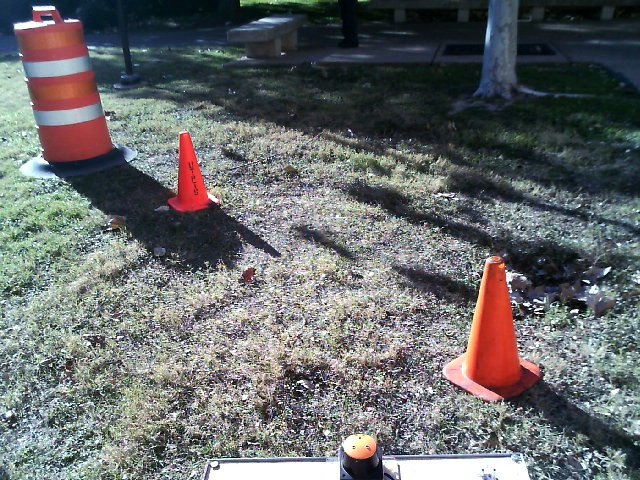
#> input picture images/cones_plus_barrel.jpg, 640 x 480 px, found by its file name
$ python threshold_finder.py   (Python 2 division)   (older library calls are emulated)
#> lines starting #> are read from the running program, lines starting #| are printed output that depends on the picture; after the words box and inside, x2 and y2 are one past the last pixel; in counts of white or black regions, pixels touching at a corner belong together
#> further down, img is the input picture: shape (480, 640, 3); mean B, G, R 107.2, 106.2, 103.8
import cv, cv2
import sys

from mpl_toolkits.mplot3d import Axes3D
import matplotlib.pyplot as plt
import matplotlib
from matplotlib.patches import Rectangle

import numpy as np
import random

NUM_PIXELS = 10000
Kb = .0722
Kr = .2126

CONE_THREASHOLD_BOUNDS = (0.71484374999999978, 0.99609375000000011, 0.15625, 0.3515625, 0.085937499999999958, 0.29687500000000011)

#(0.578, 1, 0.0664, 0.6, 0.082, .7)#0.41796874999999994)

BARREL_THREASHOLD_BOUNDS = (0.66796875, 0.99609375000000022, 0.10156250000000006, 0.62109375, 0.27343749999999994, 0.71484374999999989)

TWEAKED_BOUNDS = (0.578, 1, 0.0664, 0.6, 0.082, .4)


class Selector(object):
    # [10 lines left out: function __init__, not called in this run]

    def on_press(self, event):
        self.x0 = event.xdata
        self.y0 = event.ydata

    # [15 lines left out: function on_release, not called in this run]

        #ColorBounds(Cr_min=x_min, Cr_max=x_max, Yp_min=y_min, Yp_max=y_max)


class ColorBounds(object):
    # [9 lines left out: function __init__, not called in this run]

    def saturate(self, val):
        return max(16, min(235, int(val)))

    # [4 lines left out: function isWithin, not called in this run]

class PixelBounds(object):
    # [123 lines left out: functions __init__, adjustBoundsWithYCbCr, toRGB, getBounds, plotIn2d, plotIn3d and 1 more, not called in this run]

def runBoundedThreshold(img, bounds):
#> called with bounds = (0.578, 1, 0.0664, 0.6, 0.082, 0.4)
    split_channels = cv2.split(img)
    blue_img = cv2.split(img)[0]
    green_img = cv2.split(img)[1]
    red_img = cv2.split(img)[2]

    flag, redUpperBinImg = cv2.threshold(red_img, bounds[0]*255, 1, cv2.THRESH_BINARY)
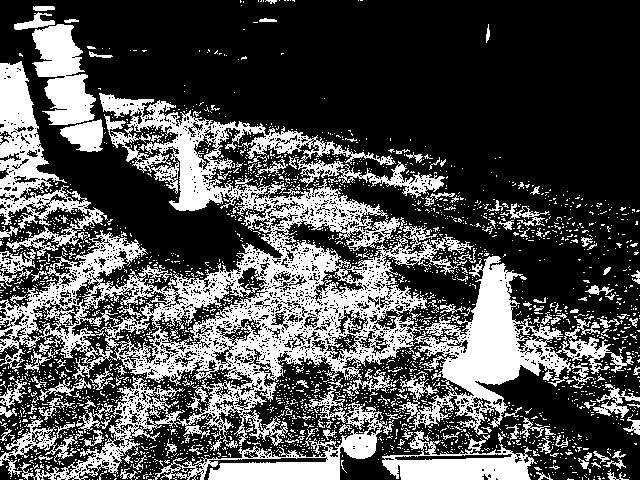
#> redUpperBinImg: shape (480, 640); values 0 (black) and 1 (white), 31.7% white; 2667 white regions (2518 under 20 px), largest, box (x1, y1, x2, y2) and area: (0, 93, 634, 480) 59454, (0, 61, 108, 256) 6451, (154, 385, 394, 480) 5239
#> flag = 147
    flag, redLowerBinImg = cv2.threshold(red_img, bounds[1]*255, 1, cv2.THRESH_BINARY_INV)
#> redLowerBinImg: shape (480, 640); every value is 1
    flag, greenUpperBinImg = cv2.threshold(green_img, bounds[2]*255, 1, cv2.THRESH_BINARY)
#> greenUpperBinImg: shape (480, 640); values 0 (black) and 1 (white), 97.6% white; 1353 black regions (1331 under 20 px), largest, box (x1, y1, x2, y2) and area: (292, 0, 395, 48) 1321, (403, 8, 458, 31) 862, (544, 5, 602, 21) 653
#> flag = 16
    flag, greenLowerBinImg = cv2.threshold(green_img, bounds[3]*255, 1, cv2.THRESH_BINARY_INV)
#> greenLowerBinImg: shape (480, 640); values 0 (black) and 1 (white), 70.7% white; 2628 black regions (2477 under 20 px), largest, box (x1, y1, x2, y2) and area: (0, 61, 522, 480) 48874, (99, 93, 396, 189) 6580, (154, 389, 387, 480) 4905
#> flag = 153
    flag, blueUpperBinImg = cv2.threshold(blue_img, bounds[4]*255, 1, cv2.THRESH_BINARY)
#> blueUpperBinImg: shape (480, 640); values 0 (black) and 1 (white), 95.7% white; 1634 black regions (1593 under 20 px), largest, box (x1, y1, x2, y2) and area: (232, 0, 396, 48) 2363, (397, 8, 487, 32) 1461, (518, 66, 618, 95) 1209
#> flag = 20
    flag, blueLowerBinImg = cv2.threshold(blue_img, bounds[5]*255, 1, cv2.THRESH_BINARY_INV)
#> blueLowerBinImg: shape (480, 640); values 0 (black) and 1 (white), 53.1% white; 695 black regions (648 under 20 px), largest, box (x1, y1, x2, y2) and area: (0, 34, 593, 480) 120552, (513, 281, 640, 436) 9586, (441, 198, 633, 265) 3790
#> flag = 102

    mergedImg = cv2.multiply(blueUpperBinImg,\
                 cv2.multiply(blueLowerBinImg,\
                  cv2.multiply(greenUpperBinImg,\
                   cv2.multiply(greenLowerBinImg,\
                    cv2.multiply(redUpperBinImg, redLowerBinImg)))), scale=255)
#> mergedImg: shape (480, 640); 3% white; 30 white regions (23 under 20 px), largest, box (x1, y1, x2, y2) and area: (469, 264, 521, 385) 4091, (169, 133, 210, 211) 1572, (44, 74, 96, 109) 1255

    return mergedImg


img = cv2.imread("cones_plus_barrel.jpg", cv2.CV_LOAD_IMAGE_COLOR)
"""
bounds = convertToChannelsAndPlotAndComputeBounds(img).getBounds()
print bounds

cv2.namedWindow('Filtered')
cv2.imshow('Filtered', runBoundedThreshold(img, bounds))
"""
cv2.namedWindow('Normal Image')
cv2.imshow('Normal Image', img)

cv2.namedWindow('Filtered')
cv2.imshow('Filtered', runBoundedThreshold(img, TWEAKED_BOUNDS))

cv2.namedWindow('Cones')
cv2.imshow('Cones', runBoundedThreshold(img, CONE_THREASHOLD_BOUNDS))
#> call 2 of runBoundedThreshold, with bounds = (0.715, 0.996, 0.156, 0.352, 0.0859, 0.297)
#> in runBoundedThreshold (call 2), `flag, redUpperBinImg = cv2.threshold(red_img, bounds[0]*255, 1, cv2.TH..`: redUpperBinImg: shape (480, 640); values 0 (black) and 1 (white), 17% white; 5884 white regions (5620 under 20 px), largest, box (x1, y1, x2, y2) and area: (136, 242, 392, 381) 6386, (422, 256, 556, 402) 5397, (382, 453, 530, 480) 2795
#> in runBoundedThreshold (call 2), `flag, redUpperBinImg = cv2.threshold(red_img, bounds[0]*255, 1, cv2.TH..`: flag = 182
#> in runBoundedThreshold (call 2), `flag, redLowerBinImg = cv2.threshold(red_img, bounds[1]*255, 1, cv2.TH..`: redLowerBinImg: shape (480, 640); values 0 (black) and 1 (white), 98.2% white; 1093 black regions (1081 under 20 px), largest, box (x1, y1, x2, y2) and area: (216, 462, 337, 480) 1730, (403, 460, 472, 480) 1004, (443, 333, 487, 390) 353
#> in runBoundedThreshold (call 2), `flag, redLowerBinImg = cv2.threshold(red_img, bounds[1]*255, 1, cv2.TH..`: flag = 254
#> in runBoundedThreshold (call 2), `flag, greenUpperBinImg = cv2.threshold(green_img, bounds[2]*255, 1, cv..`: greenUpperBinImg: shape (480, 640); values 0 (black) and 1 (white), 78.1% white; 3695 black regions (3624 under 20 px), largest, box (x1, y1, x2, y2) and area: (50, 0, 640, 195) 42380, (73, 159, 239, 269) 5455, (474, 333, 583, 418) 2037
#> in runBoundedThreshold (call 2), `flag, greenUpperBinImg = cv2.threshold(green_img, bounds[2]*255, 1, cv..`: flag = 39
#> in runBoundedThreshold (call 2), `flag, greenLowerBinImg = cv2.threshold(green_img, bounds[3]*255, 1, cv..`: greenLowerBinImg: shape (480, 640); values 0 (black) and 1 (white), 49.6% white; 4699 white regions (4503 under 20 px), largest, box (x1, y1, x2, y2) and area: (0, 0, 640, 249) 86197, (339, 178, 640, 480) 19958, (38, 111, 281, 286) 15916
#> in runBoundedThreshold (call 2), `flag, greenLowerBinImg = cv2.threshold(green_img, bounds[3]*255, 1, cv..`: flag = 89
#> in runBoundedThreshold (call 2), `flag, blueUpperBinImg = cv2.threshold(blue_img, bounds[4]*255, 1, cv2...`: blueUpperBinImg: shape (480, 640); values 0 (black) and 1 (white), 95.1% white; 1730 black regions (1689 under 20 px), largest, box (x1, y1, x2, y2) and area: (226, 0, 396, 48) 2484, (397, 7, 487, 32) 1538, (518, 66, 640, 99) 1521
#> in runBoundedThreshold (call 2), `flag, blueUpperBinImg = cv2.threshold(blue_img, bounds[4]*255, 1, cv2...`: flag = 21
#> in runBoundedThreshold (call 2), `flag, blueLowerBinImg = cv2.threshold(blue_img, bounds[5]*255, 1, cv2...`:
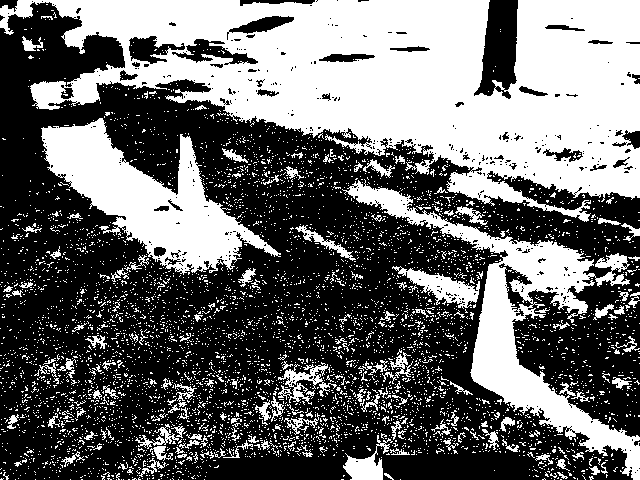
#> blueLowerBinImg: shape (480, 640); values 0 (black) and 1 (white), 42% white; 5185 white regions (5024 under 20 px), largest, box (x1, y1, x2, y2) and area: (0, 0, 640, 222) 73888, (342, 179, 640, 480) 15983, (41, 118, 281, 275) 14500
#> in runBoundedThreshold (call 2), `flag, blueLowerBinImg = cv2.threshold(blue_img, bounds[5]*255, 1, cv2...`: flag = 75
#> in runBoundedThreshold (call 2), `mergedImg = cv2.multiply(blueUpperBinImg,\ cv2.multiply(blueLowerBinIm..`: mergedImg: shape (480, 640); 1.2% white; 22 white regions (20 under 20 px), largest, box (x1, y1, x2, y2) and area: (471, 266, 519, 379) 2740, (179, 136, 208, 210) 919

cv2.namedWindow('Barrels')
cv2.imshow('Barrels', runBoundedThreshold(img, BARREL_THREASHOLD_BOUNDS))
#> call 3 of runBoundedThreshold, with bounds = (0.668, 0.996, 0.102, 0.621, 0.273, 0.715)
#> in runBoundedThreshold (call 3), `flag, redUpperBinImg = cv2.threshold(red_img, bounds[0]*255, 1, cv2.TH..`:
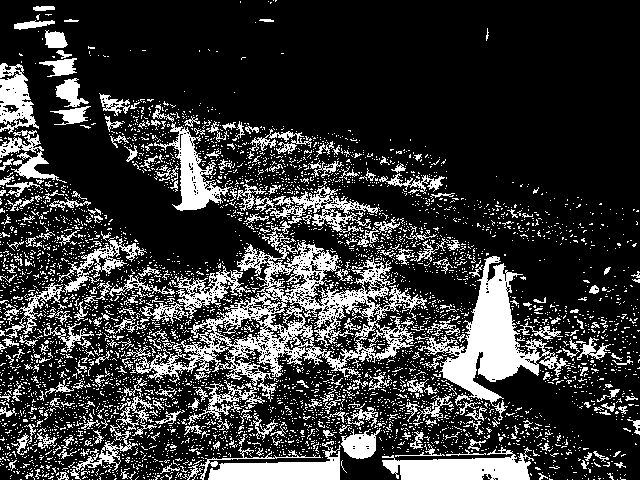
#> redUpperBinImg: shape (480, 640); values 0 (black) and 1 (white), 21.9% white; 4827 white regions (4544 under 20 px), largest, box (x1, y1, x2, y2) and area: (134, 225, 427, 402) 11680, (415, 256, 570, 421) 6682, (382, 447, 534, 480) 2982
#> in runBoundedThreshold (call 3), `flag, redUpperBinImg = cv2.threshold(red_img, bounds[0]*255, 1, cv2.TH..`: flag = 170
#> in runBoundedThreshold (call 3), `flag, redLowerBinImg = cv2.threshold(red_img, bounds[1]*255, 1, cv2.TH..`: flag = 254
#> in runBoundedThreshold (call 3), `flag, greenUpperBinImg = cv2.threshold(green_img, bounds[2]*255, 1, cv..`:
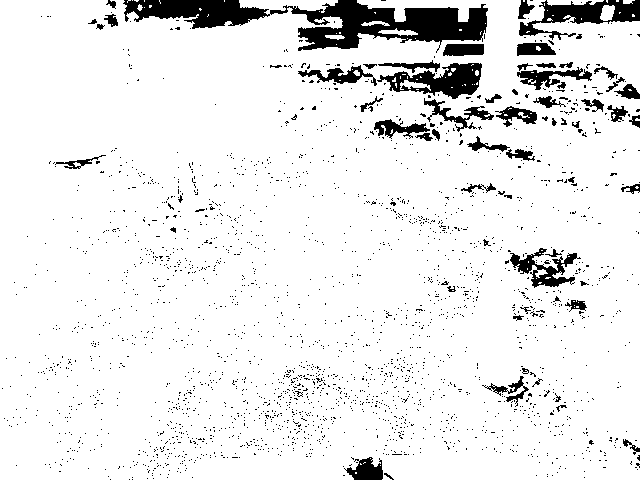
#> greenUpperBinImg: shape (480, 640); values 0 (black) and 1 (white), 91.7% white; 2427 black regions (2365 under 20 px), largest, box (x1, y1, x2, y2) and area: (123, 0, 488, 53) 8249, (519, 0, 640, 40) 1938, (377, 63, 482, 99) 1843
#> in runBoundedThreshold (call 3), `flag, greenUpperBinImg = cv2.threshold(green_img, bounds[2]*255, 1, cv..`: flag = 25
#> in runBoundedThreshold (call 3), `flag, greenLowerBinImg = cv2.threshold(green_img, bounds[3]*255, 1, cv..`: greenLowerBinImg: shape (480, 640); values 0 (black) and 1 (white), 72.5% white; 3026 black regions (2842 under 20 px), largest, box (x1, y1, x2, y2) and area: (0, 61, 427, 425) 36430, (154, 402, 387, 480) 4257, (99, 93, 266, 189) 4180
#> in runBoundedThreshold (call 3), `flag, greenLowerBinImg = cv2.threshold(green_img, bounds[3]*255, 1, cv..`: flag = 158
#> in runBoundedThreshold (call 3), `flag, blueUpperBinImg = cv2.threshold(blue_img, bounds[4]*255, 1, cv2...`:
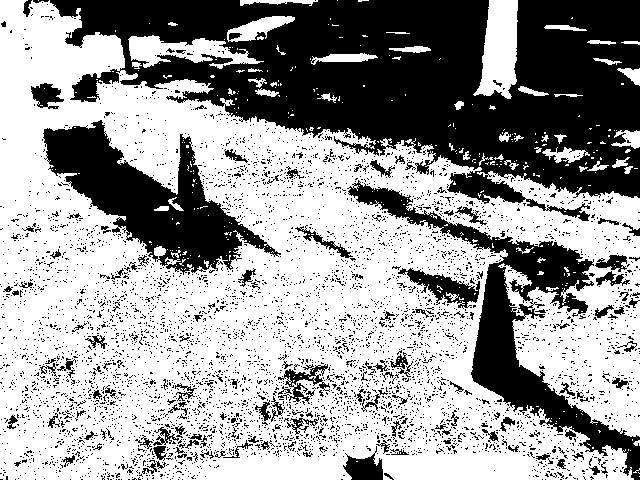
#> blueUpperBinImg: shape (480, 640); values 0 (black) and 1 (white), 61.1% white; 5095 black regions (4945 under 20 px), largest, box (x1, y1, x2, y2) and area: (50, 0, 640, 221) 68791, (347, 180, 640, 480) 14413, (43, 120, 281, 275) 13785
#> in runBoundedThreshold (call 3), `flag, blueUpperBinImg = cv2.threshold(blue_img, bounds[4]*255, 1, cv2...`: flag = 69
#> in runBoundedThreshold (call 3), `flag, blueLowerBinImg = cv2.threshold(blue_img, bounds[5]*255, 1, cv2...`:
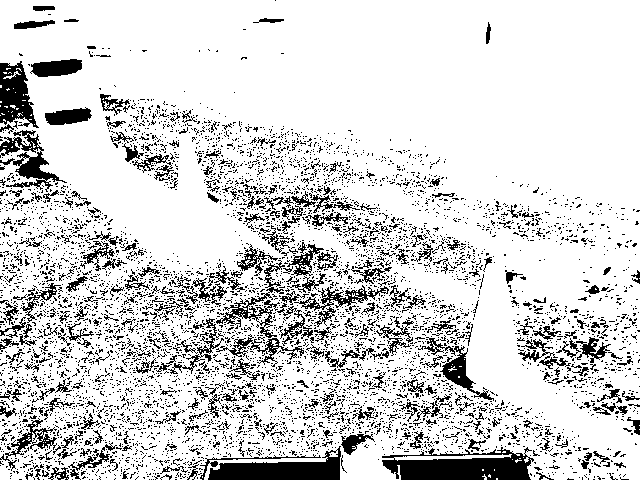
#> blueLowerBinImg: shape (480, 640); values 0 (black) and 1 (white), 83.5% white; 6010 black regions (5683 under 20 px), largest, box (x1, y1, x2, y2) and area: (382, 447, 534, 480) 3252, (208, 446, 341, 480) 2356, (0, 61, 39, 128) 1518
#> in runBoundedThreshold (call 3), `flag, blueLowerBinImg = cv2.threshold(blue_img, bounds[5]*255, 1, cv2...`: flag = 182
#> in runBoundedThreshold (call 3), `mergedImg = cv2.multiply(blueUpperBinImg,\ cv2.multiply(blueLowerBinIm..`:
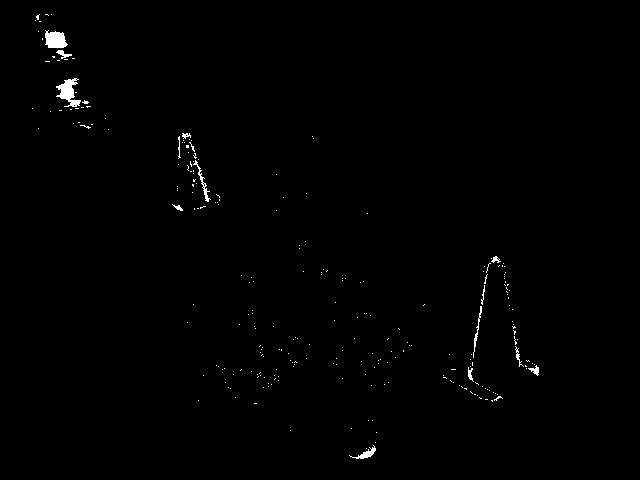
#> mergedImg: shape (480, 640); 0.61% white; 255 white regions (241 under 20 px), largest, box (x1, y1, x2, y2) and area: (56, 78, 81, 107) 355, (45, 30, 68, 48) 309, (193, 160, 211, 202) 122

cv2.waitKey(0)
cv2.destroyAllWindows()

$ run again, with images/TESTIMAGE.jpg copied over images/cones_plus_barrel.jpg
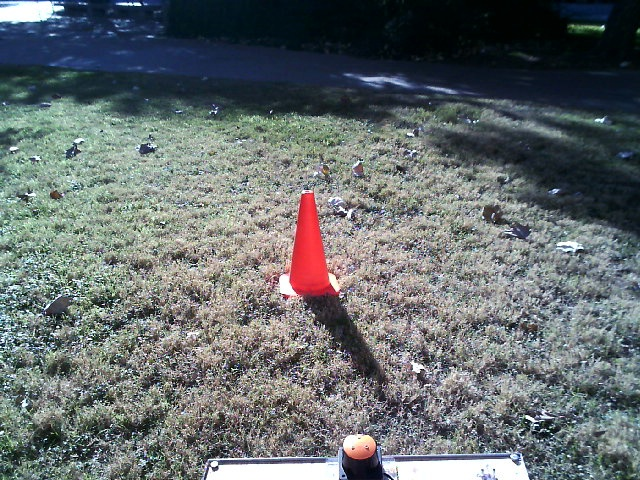
#> input picture images/TESTIMAGE.jpg, 640 x 480 px, found by its file name
#> img is the input picture: shape (480, 640, 3); mean B, G, R 109.5, 108.2, 101.9
#> in runBoundedThreshold, `flag, redUpperBinImg = cv2.threshold(red_img, bounds[0]*255, 1, cv2.TH..`:
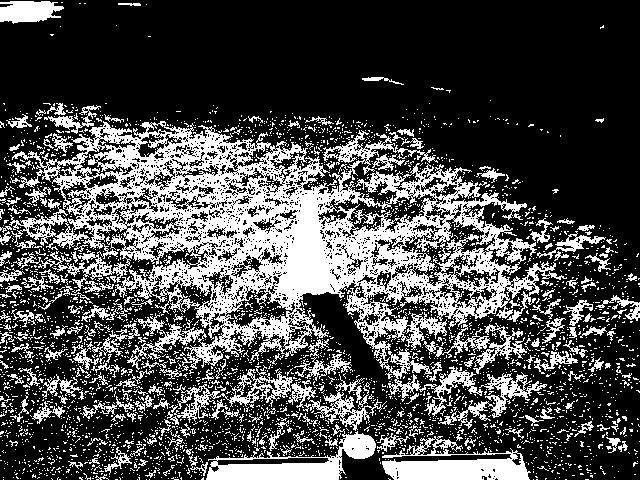
#> redUpperBinImg: shape (480, 640); values 0 (black) and 1 (white), 29.3% white; 3697 white regions (3485 under 20 px), largest, box (x1, y1, x2, y2) and area: (9, 121, 567, 417) 52304, (382, 436, 531, 480) 3388, (206, 424, 376, 480) 3299
#> in runBoundedThreshold, `flag, redUpperBinImg = cv2.threshold(red_img, bounds[0]*255, 1, cv2.TH..`: flag = 147
#> redLowerBinImg: shape (480, 640); every value is 1
#> greenUpperBinImg: shape (480, 640); values 0 (black) and 1 (white), 92.6% white; 992 black regions (986 under 20 px), largest, box (x1, y1, x2, y2) and area: (248, 0, 640, 72) 21003, (345, 462, 382, 480) 370, (627, 195, 640, 204) 50, (238, 17, 243, 32) 41, (328, 46, 338, 53) 36, (570, 78, 582, 83) 29
#> in runBoundedThreshold, `flag, greenUpperBinImg = cv2.threshold(green_img, bounds[2]*255, 1, cv..`: flag = 16
#> greenLowerBinImg: shape (480, 640); values 0 (black) and 1 (white), 70.3% white; 3575 black regions (3373 under 20 px), largest, box (x1, y1, x2, y2) and area: (0, 98, 567, 348) 49338, (382, 434, 531, 480) 3421, (206, 431, 376, 480) 3046
#> in runBoundedThreshold, `flag, greenLowerBinImg = cv2.threshold(green_img, bounds[3]*255, 1, cv..`: flag = 153
#> blueUpperBinImg: shape (480, 640); values 0 (black) and 1 (white), 93.2% white; 1325 black regions (1318 under 20 px), largest, box (x1, y1, x2, y2) and area: (286, 0, 640, 71) 18680, (49, 434, 60, 444) 52, (256, 22, 270, 29) 44
#> in runBoundedThreshold, `flag, blueUpperBinImg = cv2.threshold(blue_img, bounds[4]*255, 1, cv2...`: flag = 20
#> blueLowerBinImg: shape (480, 640); values 0 (black) and 1 (white), 47.6% white; 4925 white regions (4632 under 20 px), largest, box (x1, y1, x2, y2) and area: (0, 0, 640, 265) 84493, (266, 193, 529, 453) 9418, (175, 390, 346, 466) 3585
#> in runBoundedThreshold, `flag, blueLowerBinImg = cv2.threshold(blue_img, bounds[5]*255, 1, cv2...`: flag = 102
#> mergedImg: shape (480, 640); 0.96% white; 11 white regions (9 under 20 px), largest, box (x1, y1, x2, y2) and area: (290, 193, 339, 296) 2795, (349, 448, 374, 459) 120
#> redUpperBinImg: shape (480, 640); values 0 (black) and 1 (white), 13.2% white; 6797 white regions (6621 under 20 px), largest, box (x1, y1, x2, y2) and area: (194, 186, 366, 307) 6694, (382, 454, 529, 480) 2640, (206, 450, 340, 480) 2082
#> redLowerBinImg: shape (480, 640); values 0 (black) and 1 (white), 98.8% white; 512 black regions (501 under 20 px), largest, box (x1, y1, x2, y2) and area: (218, 464, 323, 480) 1084, (422, 462, 482, 480) 736, (493, 461, 521, 480) 232
#> greenUpperBinImg: shape (480, 640); values 0 (black) and 1 (white), 79.3% white; 3158 black regions (3102 under 20 px), largest, box (x1, y1, x2, y2) and area: (64, 0, 640, 118) 46890, (476, 138, 640, 236) 5530, (342, 453, 383, 480) 750
#> greenLowerBinImg: shape (480, 640); values 0 (black) and 1 (white), 43% white; 4722 white regions (4464 under 20 px), largest, box (x1, y1, x2, y2) and area: (0, 0, 640, 249) 83757, (290, 193, 409, 437) 6693, (0, 420, 114, 478) 2069
#> blueUpperBinImg: shape (480, 640); values 0 (black) and 1 (white), 93% white; 1417 black regions (1408 under 20 px), largest, box (x1, y1, x2, y2) and area: (285, 0, 640, 71) 19087, (255, 22, 271, 30) 68, (49, 434, 60, 444) 56
#> blueLowerBinImg: shape (480, 640); values 0 (black) and 1 (white), 34.6% white; 5204 white regions (4986 under 20 px), largest, box (x1, y1, x2, y2) and area: (0, 0, 640, 242) 70205, (291, 193, 390, 402) 5417, (0, 420, 70, 467) 1155
#> mergedImg: shape (480, 640); 0.66% white; 8 white regions (7 under 20 px), largest, box (x1, y1, x2, y2) and area: (291, 193, 328, 292) 2018
#> redUpperBinImg: shape (480, 640); values 0 (black) and 1 (white), 18% white; 6045 white regions (5789 under 20 px), largest, box (x1, y1, x2, y2) and area: (127, 163, 443, 322) 13898, (206, 432, 376, 480) 2808, (382, 454, 530, 480) 2683
#> in runBoundedThreshold (call 3), `flag, redUpperBinImg = cv2.threshold(red_img, bounds[0]*255, 1, cv2.TH..`: flag = 170
#> in runBoundedThreshold (call 3), `flag, redLowerBinImg = cv2.threshold(red_img, bounds[1]*255, 1, cv2.TH..`: flag = 254
#> greenUpperBinImg: shape (480, 640); values 0 (black) and 1 (white), 88.1% white; 1834 black regions (1816 under 20 px), largest, box (x1, y1, x2, y2) and area: (164, 0, 640, 102) 31659, (342, 454, 383, 480) 627, (598, 178, 640, 213) 537
#> in runBoundedThreshold (call 3), `flag, greenUpperBinImg = cv2.threshold(green_img, bounds[2]*255, 1, cv..`: flag = 25
#> greenLowerBinImg: shape (480, 640); values 0 (black) and 1 (white), 72.9% white; 4067 black regions (3823 under 20 px), largest, box (x1, y1, x2, y2) and area: (0, 101, 381, 327) 30874, (317, 180, 537, 298) 6049, (382, 438, 531, 480) 3179
#> in runBoundedThreshold (call 3), `flag, greenLowerBinImg = cv2.threshold(green_img, bounds[3]*255, 1, cv..`: flag = 158
#> blueUpperBinImg: shape (480, 640); values 0 (black) and 1 (white), 68.3% white; 5029 black regions (4849 under 20 px), largest, box (x1, y1, x2, y2) and area: (0, 0, 640, 239) 66321, (291, 194, 388, 386) 4926, (0, 421, 70, 466) 1060
#> in runBoundedThreshold (call 3), `flag, blueUpperBinImg = cv2.threshold(blue_img, bounds[4]*255, 1, cv2...`: flag = 69
#> blueLowerBinImg: shape (480, 640); values 0 (black) and 1 (white), 88% white; 7668 black regions (7443 under 20 px), largest, box (x1, y1, x2, y2) and area: (382, 446, 531, 480) 3059, (206, 434, 374, 480) 2803, (0, 1, 64, 24) 1168
#> in runBoundedThreshold (call 3), `flag, blueLowerBinImg = cv2.threshold(blue_img, bounds[5]*255, 1, cv2...`: flag = 182
#> in runBoundedThreshold (call 3), `mergedImg = cv2.multiply(blueUpperBinImg,\ cv2.multiply(blueLowerBinIm..`:
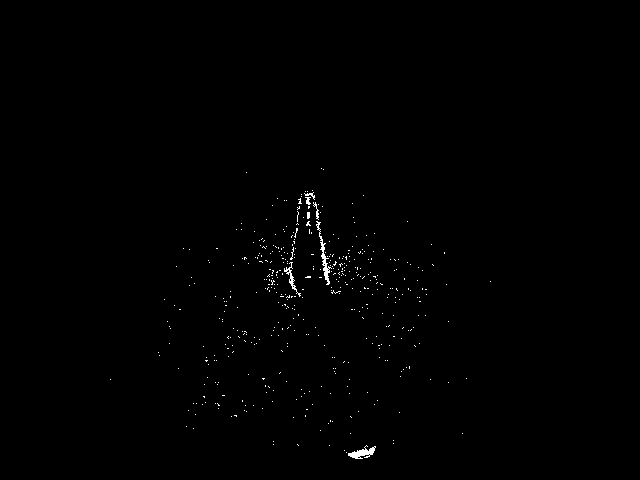
#> mergedImg: shape (480, 640); 0.44% white in thin lines or dots, all inside (x1, y1, x2, y2) = (110, 168, 491, 459)
